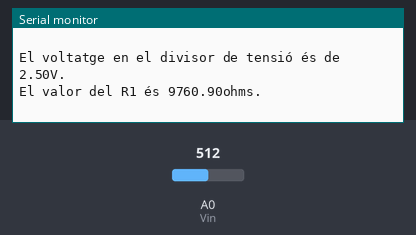
This sketch was run on a simulated Arduino Uno, built with avr-gcc and run on an emulated ATmega328P. Parts: the last lines printed to the serial monitor. The test bench sets the inputs (shaded band); at power-on: A0 (Vin) = 512.

Above: at 3.8 s.
3.9 s: A0 (Vin) set to 0
At 6.12 s:
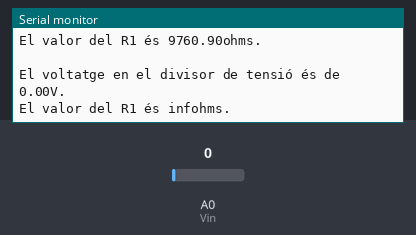
10.6 s: A0 (Vin) set to 122
At 12.16 s:
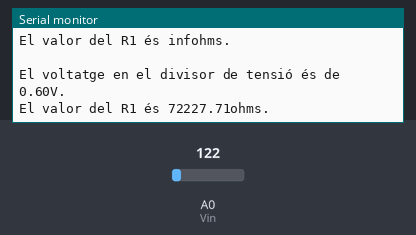
Timing chart, 0 to 13.7 s (numbered marks = the images above; inputs shaded):
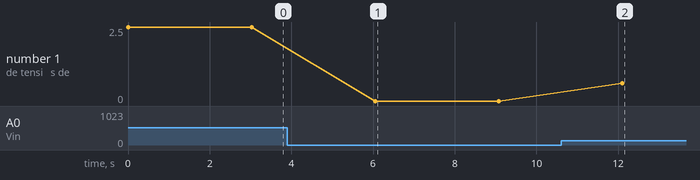

The sketch:

examn.arduino.ino
```cpp
/****************************************************************
**                                                             **
**                         EXAMEN                              **
**                                                             **
**                                                             **
** NOM:Teodor Dediu/Serigi Moral           DATA: 14/05/2018    **
****************************************************************/
//************************ INCLUDE ******************************
//*********************** VARIABLES *****************************
const int Vin = A0;
float valVin, valOut, R1 ;
float R2 = 9780;
int temp=3000;
//************************* SETUP *******************************

void setup() {
 Serial.begin(9600);
}


//************************* LOOP ********************************
void loop() {
valVin = analogRead(Vin);
 valOut=((float)valVin*5.0)/1023;
 Serial.print("El voltatge en el divisor de tensió és de ");
  Serial.print(valOut);
  Serial.println("V.");


  R1=((R2*5)-(valOut*R2))/valOut;
  Serial.print("El valor del R1 és ");
  Serial.print (R1);
   Serial.println("ohms.");
   Serial.println("  ");
     delay(temp);

}

//*********************** FUNCIONTS *****************************
```

Measured:
- after the input at 3.9 s, the serial monitor: prints a new line after 2.2 s (image 1)
- after the input at 10.6 s, the serial monitor: prints a new line after 1.5 s (image 2)
- plotted number 1: 2.5 → 0 after the input at 3.9 s, 0 → 0.6 after the input at 10.6 s
